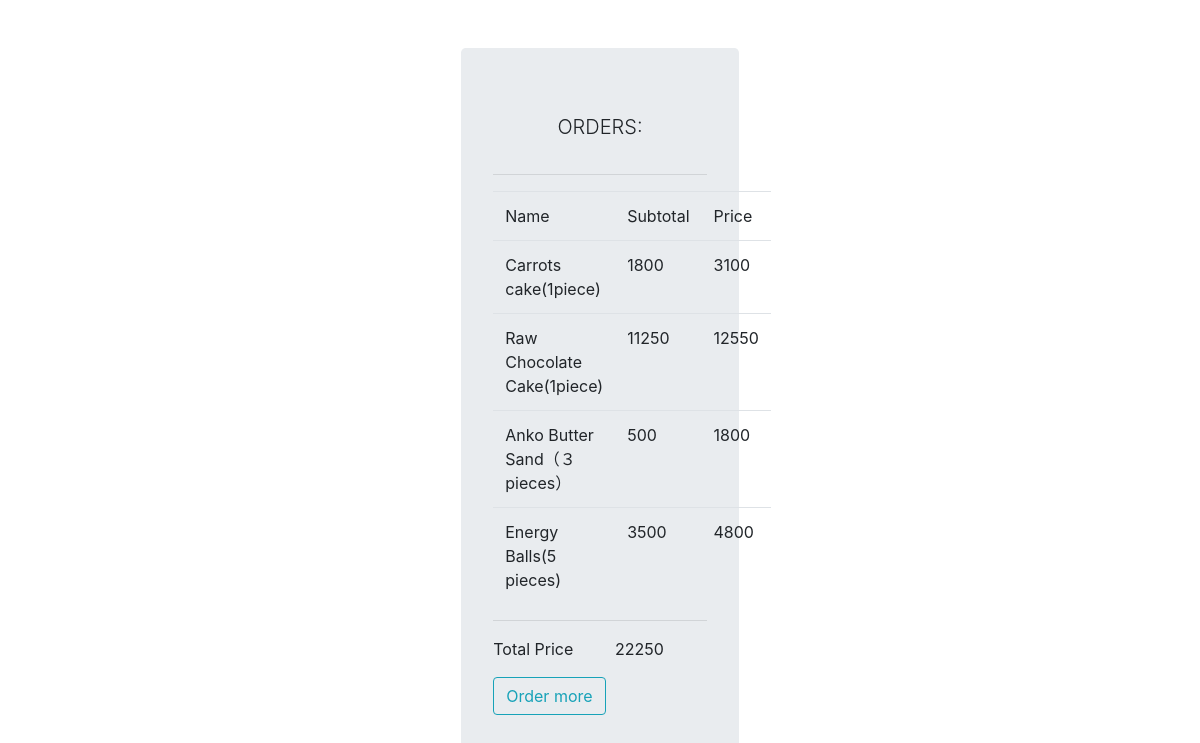
Page /costumer_order_list.php (signed in) on the committed database.
### tables this page shows
CREATE TABLE `order_list` (
  `order_id` int(11) NOT NULL,
  `or_swname` varchar(100) DEFAULT NULL,
  `or_quantity` varchar(100) DEFAULT NULL,
  `or_subtotal` varchar(100) DEFAULT NULL,
  `or_total_amount` varchar(100) DEFAULT NULL,
  `or_payment` varchar(100) DEFAULT NULL,
  `or_address` varchar(100) DEFAULT NULL,
  `or_comment` varchar(100) DEFAULT NULL,
  `member_id` int(11) NOT NULL
);

### classes/Database.php (called while the page is built, shortened)
<?php
class Database{
    private $servername = 'localhost';
    private $username = 'root';
    private $password = 'root';
    private $database_name = 'sweets_db';
    function __construct()
    {
        $this->conn = new mysqli($this->servername,$this->username,$this->password,$this->database_name);
        if($this->conn == TRUE){
            return $this->conn;
        }else{
            return FALSE;
        }
    }
}
?>

### admin_data.php (called while the page is built, shortened)
<?php
include 'classes/Sweets_order.php';
$sweetsobj = new Sweets;
?>

### classes/Sweets_order.php (called while the page is built, shortened)
<?php
include 'Database.php';
class Sweets extends Database{
    public function getUserOrders($id){
      $sql = "SELECT * FROM order_list INNER JOIN members ON order_list.member_id = members.m_id WHERE order_list.member_id = '$id'";
      $result = $this->conn->query($sql);
      if($result->num_rows > 0 ){
          $container = array();
          while($row = $result->fetch_assoc()){
            $container[] = $row;
          }
          return $container;
      }else{
          return FALSE;
      }
    }
  }
?>

### costumer_order_list.php (the view, shortened to what this page needs)
<?php
include 'admin_data.php';
$user_id = $_SESSION['id'];
$totalOrder = $sweetsobj->getUserOrders($user_id);
?>
<!doctype html>
<html lang="en">
<head>
    <link rel="stylesheet" href="https://stackpath.bootstrapcdn.com/bootstrap/4.3.1/css/bootstrap.min.css">
</head>
<body>
    <div class="container">
        <div class="jumbotron w-25 mx-auto mt-5">
            <div class="row">
                <div class="col-12 text-center">
                    <p class="lead">
                        ORDERS:
                    </p>
                </div>
            </div>
                <hr>
                <table class="table">
                    <thead>
                        <td>Name</td>
                        <td>Subtotal</td>
                        <td>Price</td>
                    </thead>
                    <tbody>
                        <?php foreach ($totalOrder as $order) :
                            $totalpayment = $totalpayment + $order['or_total_amount'];
                        ?>
                        <tr>
                            <td><?php echo $order['or_swname'] ?></td>
                            <td><?php echo $order['or_subtotal'] ?></td>
                            <td><?php echo $order['or_total_amount'] ?></td>
                        </tr>
                        <?php endforeach; ?>
                    </tbody>
                </table>
                <hr>
                <div class="row">
                    <div class="col-6 ">Total Price</div>
                    <div class="col-6 "><?php echo $totalpayment ?></div>
                </div>
                <div class="row mt-3">
                <div class="col-12">
                            <a href="order.php" class="btn btn-outline-info">Order more</a>
                </div>
                </div>
        </div>
    </div>
</body>
</html>

### rows in the picture
order_list: or_swname "Carrots cake(1piece)", or_subtotal "1800", or_total_amount "3100"
order_list: or_swname "Raw Chocolate Cake(1piece)", or_subtotal "11250", or_total_amount "12550"
order_list: or_swname "Anko Butter Sand（３ pieces）", or_subtotal "500", or_total_amount "1800"
order_list: or_swname "Energy Balls(5 pieces)", or_subtotal "3500", or_total_amount "4800"

### other values in the picture
$totalpayment "22250"
